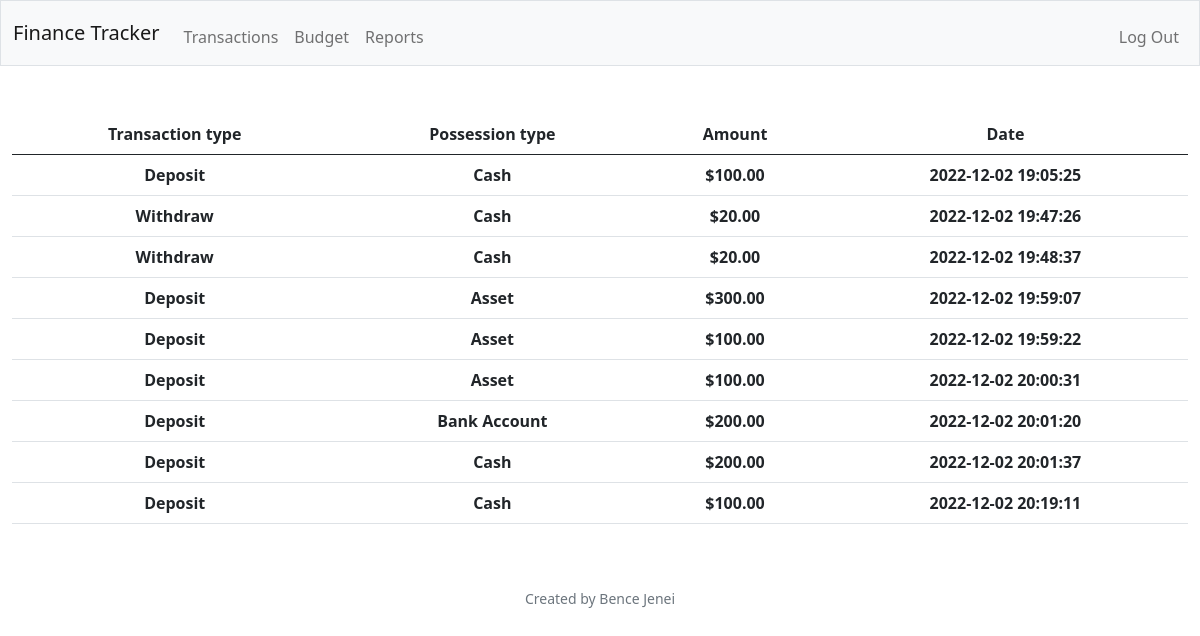
The app's page /reports (signed in), older data.
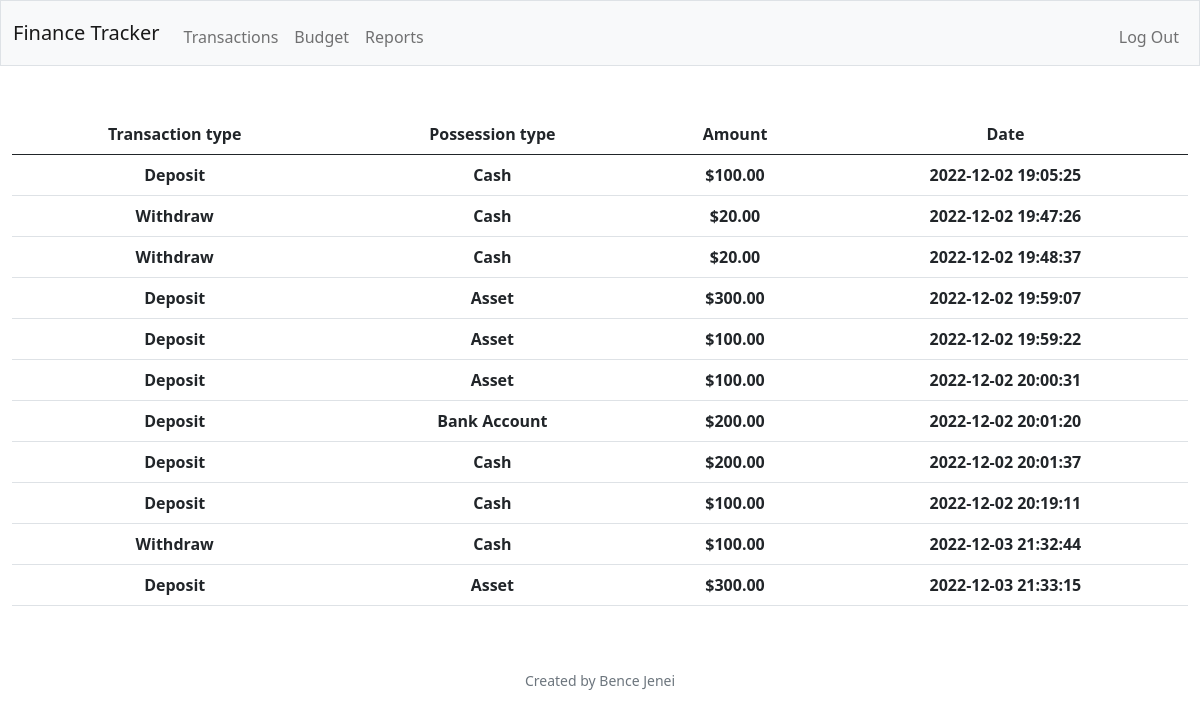
The same page, newer data.
### tables this page shows
CREATE TABLE transactions (id INTEGER PRIMARY KEY AUTOINCREMENT NOT NULL, username TEXT NOT NULL, transaction_type TEXT NOT NULL, possession_type TEXT NOT NULL, amount NUMERIC NOT NULL, date TIMESTAMP NOT NULL DEFAULT CURRENT_TIMESTAMP);

### app.py (the view)
@app.route("/reports")
@login_required
def reports():
    connection = sqlite3.connect("testDB.db")
    connection.row_factory = dict_factory
    cur = connection.cursor()
    user_data = cur.execute(    """
                                SELECT username
                                FROM users
                                WHERE id = ?
                                """
                                ,(session["user_id"],))
    user = user_data.fetchall()
    username = user[0]["username"]
    cursor = cur.execute(   """
                            SELECT transaction_type, possession_type, amount, date
                            FROM transactions
                            WHERE username = ?
                            """
                            , (username,))
    reports = cursor.fetchall()
    connection.close()
    return render_template("reports.html", reports=reports)

### app.py (called while the page is built)
def dict_factory(cursor, row):
    fields = [column[0] for column in cursor.description]
    return {key: value for key, value in zip(fields, row)}

### helpers.py (called while the page is built)
def login_required(f):
    @wraps(f)
    def decorated_function(*args, **kwargs):
        if session.get('user_id') is None:
            return redirect('/login')
        return f(*args, **kwargs)
    return decorated_function

def usd(amount):
    return f"${amount:,.2f}"

### templates/reports.html (shortened to what this page needs)
{% extends "layout.html" %}
{% block main %}
    <table class="table table-hover">
        <thead>
            <tr>
              <th scope="col">Transaction type</th>
              <th scope="col">Possession type</th>
              <th scope="col">Amount</th>
              <th scope="col">Date</th>
            </tr>
          </thead>
          <tbody>
            {% for report in reports %}
            <tr>
                <th>{{ report.transaction_type}}</th>
                <th>{{ report.possession_type}}</th>
                <th>{{ report.amount | usd}}</th>
                <th>{{ report.date}}</th>
            </tr>
            {% endfor %}
          </tbody>
    </table>
{% endblock %}

### templates/layout.html (shortened to what this page needs)
<!DOCTYPE html>
<html lang="en">
    <head>
        <link href="https://cdn.jsdelivr.net/npm/bootstrap@5.0.2/dist/css/bootstrap.min.css" rel="stylesheet">
    </head>
    <body>
        <nav class="bg-light border navbar navbar-expand-md navbar-light">
            <div class="container-fluid">
                <a class="navbar-brand" href="/"><span class="red">Finance Tracker</span></a>
                <div class="collapse navbar-collapse" id="navbar">
                    {% if session["user_id"] %}
                        <ul class="navbar-nav me-auto mt-2">
                            <li class="nav-item"><a class="nav-link" href="/transactions">Transactions</a></li>
                            <li class="nav-item"><a class="nav-link" href="/budget">Budget</a></li>
                            <li class="nav-item"><a class="nav-link" href="/reports">Reports</a></li>
                        </ul>
                        <ul class="navbar-nav ms-auto mt-2">
                            <li class="nav-item"><a class="nav-link" href="/logout">Log Out</a></li>
                        </ul>
                    {% else %}
                        <ul class="navbar-nav ms-auto mt-2">
                            <li class="nav-item"><a class="nav-link" href="/register">Register</a></li>
                            <li class="nav-item"><a class="nav-link" href="/login">Log In</a></li>
                        </ul>
                    {% endif %}
                </div>
            </div>
        </nav>
    <main class="container-fluid py-5 text-center">
        {% block main %}{% endblock %}
    </main>
        <footer class="mb-5 small text-center text-muted">
            Created by Bence Jenei
        </footer>
    </body>
</html>

Row changes from the older to the newer data that the page shows:
added transactions: transaction_type "Withdraw", possession_type "Cash", amount "$100.00", date "2022-12-03 21:32:44"
added transactions: transaction_type "Deposit", possession_type "Asset", amount "$300.00", date "2022-12-03 21:33:15"
